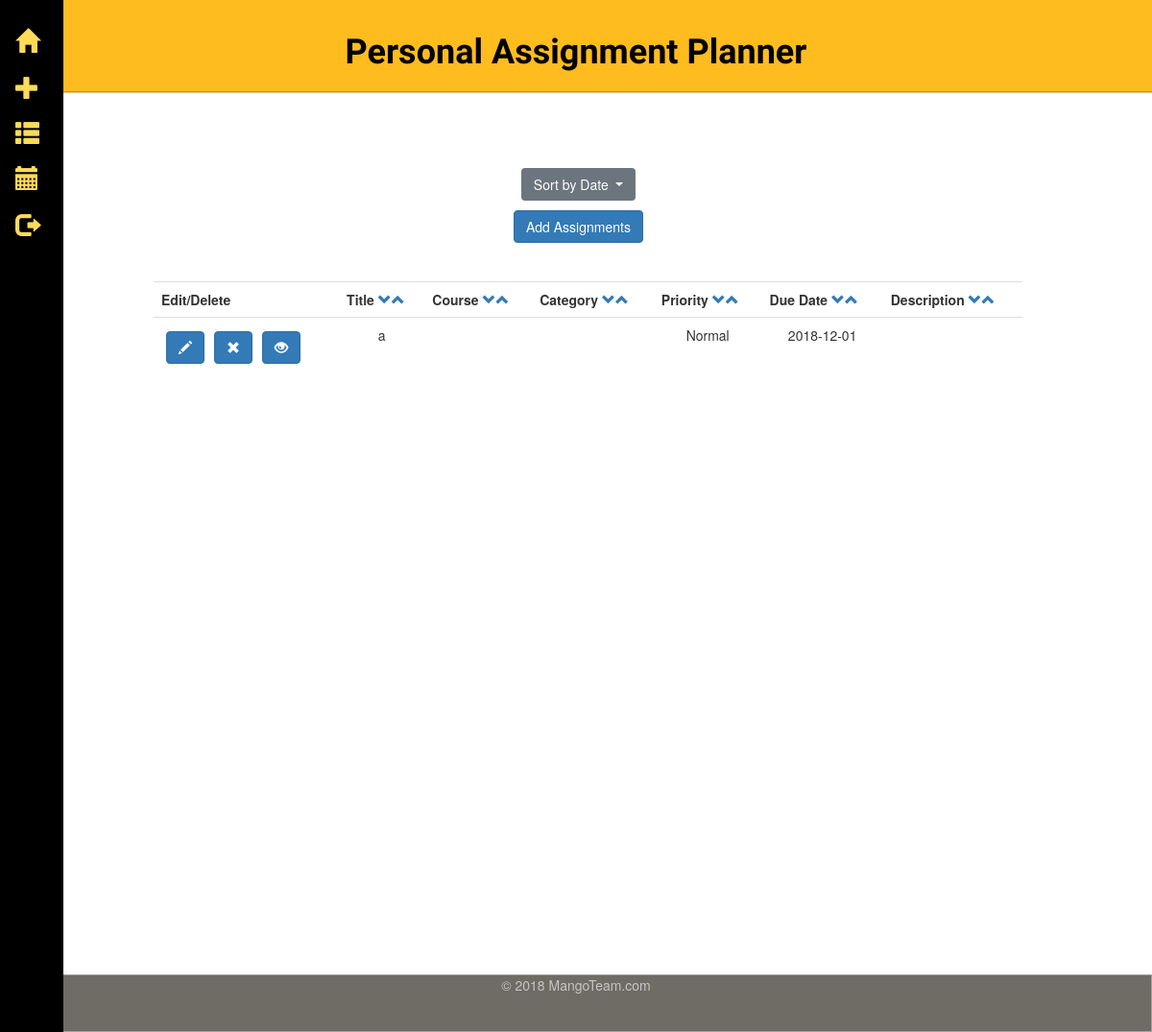
The page /assignments (signed in) on the database as committed earlier.
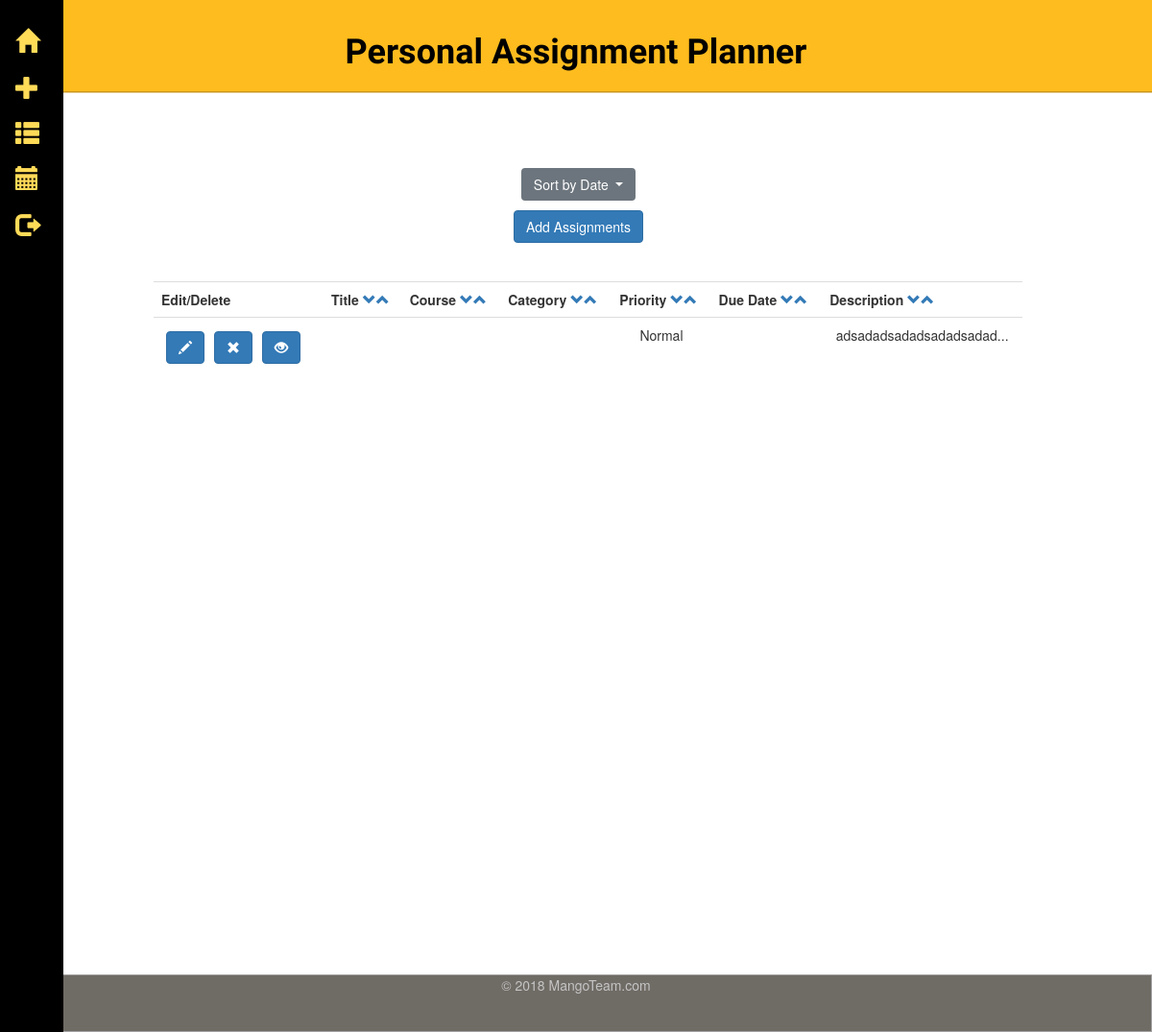
The same page on the database as committed later.
### tables this page shows
CREATE TABLE assignments (
  id integer primary key autoincrement,
  username text not null,
  title text not null,
  course text not null,
  category text not null,
  priority text not null,
  duedate text not null,
  description text not null
);

### app.py (the view)
@app.route('/assignments')
def show_assignment():
    if 'logged_in' in session:
        db = get_db()
        if "duedate" in request.args:
            cur = db.execute('select * from assignments where username = ? and duedate = ? order by id desc',
                             [session['logged_in'], request.args["duedate"]])
            assignments = cur.fetchall()
        elif "arrange" in request.args:
            cur = db.execute('select * from assignments where username = ? order by {} ASC'.format(request.args["arrange"]),
                            [session['logged_in']])
            assignments = cur.fetchall()
        elif "sort" in request.args:
            cur = db.execute('select * from assignments where username = ? order by {} DESC'.format(request.args["sort"]),
                            [session['logged_in']])
            assignments = cur.fetchall()
        else:
            cur = db.execute('select * from assignments where username = ? order by id desc', [session['logged_in']])
            assignments = cur.fetchall()
        cur = db.execute('select distinct duedate from assignments order by duedate asc')
        duedates = cur.fetchall()
        return render_template('show_assignments.html', assignments=assignments, duedates=duedates)
    return redirect(url_for('redirect_login'))

### app.py (called while the page is built)
def connect_db():
    rv = sqlite3.connect(app.config['DATABASE'])
    rv.row_factory = sqlite3.Row
    return rv

def get_db():
    if not hasattr(g, 'sqlite_db'):
        g.sqlite_db = connect_db()
    return g.sqlite_db

### templates/show_assignments.html (shortened to what this page needs)
{% extends "layout_template.html" %}
{% block body %}
    <ul class="duedates">
        <div class="dropdown extrapadding">
            <button class="btn btn-secondary dropdown-toggle" type="button" id="dropdownMenuButton" data-toggle="dropdown" aria-haspopup="true" aria-expanded="false">
                Sort by Date
            </button>
        </div>
    </ul>
    <div class="extrapadding2"><a href="./add"><button type="button" class="btn btn-primary">Add Assignments</button></a></div>
    <br><br>
    {% if assignments %}
        <table class="table">
            <tr>
                <th>Edit/Delete </th>
                <th>Title <a href="/assignments?sort=title"><span class="glyphicon glyphicon-chevron-down arrow"></span></a><a href="/assignments?arrange=title"><span class="glyphicon glyphicon-chevron-up arrow"></span></a></th>
                <th>Course <a href="/assignments?sort=course"><span class="glyphicon glyphicon-chevron-down arrow"></span></a><a href="/assignments?arrange=course"><span class="glyphicon glyphicon-chevron-up arrow"></span></a></th>
                <th>Category <a href="/assignments?sort=category"><span class="glyphicon glyphicon-chevron-down arrow"></span></a><a href="/assignments?arrange=category"><span class="glyphicon glyphicon-chevron-up arrow"></span></a></th>
                <th>Priority <a href="/assignments?sort=priority"><span class="glyphicon glyphicon-chevron-down arrow"></span></a><a href="/assignments?arrange=priority"><span class="glyphicon glyphicon-chevron-up arrow"></span></a></th>
                <th>Due Date <a href="/assignments?sort=duedate"><span class="glyphicon glyphicon-chevron-down arrow"></span></a><a href="/assignments?arrange=duedate"><span class="glyphicon glyphicon-chevron-up arrow"></span></a></th>
                <th>Description <a href="/assignments?sort=description"><span class="glyphicon glyphicon-chevron-down arrow"></span></a><a href="/assignments?arrange=description"><span class="glyphicon glyphicon-chevron-up arrow"></span></a></th>
            </tr>
            {% for assignment in assignments %}
                {% if assignment.priority == "Critical" %}
                    <tr class="critical">
                        {% elif assignment.priority == "High": %}
                    <tr class="high">
                        {% elif assignment.priority == "Normal": %}
                    <tr class="normal">
                        {% elif assignment.priority == "Low": %}
                    <tr class="low">
                        {% else %}
                    <tr>
                {% endif %}
            <td>
                <form action="{{ url_for('edit_entry') }}" method="get" class="inline">
                    <button type="submit" class="btn btn-primary glyphicon glyphicon-pencil" title="Edit"></button>
                </form>
                <form action="{{ url_for('del_assignment') }}" method="post" class="inline">
                    <button type="submit" class="btn btn-primary glyphicon glyphicon-remove" title="Delete"></button>
                </form>
                <form action="{{ url_for('full_view') }}" method="get" class="inline">
                    <button type="submit" class="btn btn-primary glyphicon glyphicon-eye-open" title="Full View"></button>
                </form>
            </td>
            <td>{{ assignment.title }}</td>
            <td>{{ assignment.course }}</td>
            <td>{{ assignment.category }}</td>
            <td>{{ assignment.priority }}</td>
            <td>{{ assignment.duedate }}</td>
            <td>{{ assignment.description | truncate(25) | safe }}</td>
            </tr>
            {% else %}
                <em>No assignment entries here so far.</em>
                <br><br>
            {% endfor %}
        </table>
    {% else %}
        <em>You don't have any assignments currently.</em>
        <br><br>
    {% endif %}
    </div>
    <br><br>
{% endblock %}

### templates/layout_template.html (shortened to what this page needs)
<!doctype html>
<html lang="en">
<head>
    <link rel="stylesheet" href="https://use.fontawesome.com/releases/v5.5.0/css/all.css">
    <link rel="stylesheet" href="https://stackpath.bootstrapcdn.com/bootstrap/4.1.3/css/bootstrap.min.css">
    <link rel="stylesheet" href="https://maxcdn.bootstrapcdn.com/bootstrap/3.3.7/css/bootstrap.min.css">
      <link rel="stylesheet" href="https://stackpath.bootstrapcdn.com/bootstrap/4.1.3/css/bootstrap.min.css">
      <link rel="stylesheet" href="http://maxcdn.bootstrapcdn.com/bootstrap/3.3.4/css/bootstrap.min.css">
      <link rel="stylesheet" type="text/css" href="{{ url_for('static', filename='homepage.css') }}">
      <link rel="stylesheet" type="text/css" href="{{ url_for('static', filename='style.css') }}">
</head>
<body>
        <div class="sidenav">
            <a href="./homepage" title="Home">
                <span class="glyphicon glyphicon-home"></span>
            </a>
            <a href="./add" title=" Add Assignment">
                <span class="glyphicon glyphicon-plus"></span>
            </a>
            <a href="./assignments" title="View Schedule">
                <span class="glyphicon glyphicon-th-list"></span>
            </a>
            <a href="./calendar" title="View Calendar">
                <span class="glyphicon glyphicon-calendar"></span>
            </a>
            {% if not session.get('logged_in') %}
            <a href="./login" title="Log In">
                <span class="glyphicon glyphicon-log-in"></span>
            </a>
            <a href="./signup" title="Create Account">
                <i class="fas fa-user-plus"></i>
            </a>
            {% else %}
            <a href="{{ url_for('logout') }}" title="Log Out">
                <span class="glyphicon glyphicon-log-out"></span>
            </a>
            {% endif %}
        </div>
        <h1 class="mainHead">Personal Assignment Planner</h1>
        <br><br>
        <br><br>
        <div class="container text-center">
          {% block body %}{% endblock %}
      <footer class="mastfoot mt-auto">
        <div class="inner">
            <p>&copy; 2018 MangoTeam.com<p>
        </div>
      </footer>
</body>
</html>

### static/homepage.css (style rules this page uses)
a, a:focus, a:hover { padding: .25rem 0 }
html, body { height: 100%; background-color: #fff; }
.sidenav { height: 100%; width: 66px; position: fixed; z-index: 1; top: 0; left: 0; background-color:black; border-bottom-color: rgba(255, 255, 255, .25); overflow-x: hidden; padding-top: 20px; }
.sidenav a { padding: 6px 8px 6px 16px; text-decoration: none; font-size: 25px; color: #ffdb58; display: block; }
.container { position: relative; width: 80%; padding-left: 40px; height: 100%; }
.mainHead { margin: 0; min-width: 180px; padding: 35px 20px 20px 20px; font-weight: 700; font-family: 'Charmonman', cursive; text-decoration: none; text-align: center; box-shadow: 0 1.5px 0 #CC9618; transition: opacity .3s ease-in-out; color: black; background-color: #FFBC1E; border: 0 none; }

### static/style.css (style rules this page uses)
.inline { float: left; padding: 5px; }
.extrapadding { padding-right: 60px; }
.extrapadding2 { padding-right: 20px; }
.mastfoot { clear: both; border: 1px groove #A3A1A1; background: #6F6B65; color: #C5C5C5; padding: 0; text-align: center; vertical-align: middle; line-height: normal; margin: 0; bottom: 0px; width: 100%; height: 60px; }

Rows that differ between the two databases and show on the page:
removed assignments: title "a", priority "Normal", duedate "2018-12-01"
added assignments: priority "Normal", description "adsadadsadadsadadsadad..."
